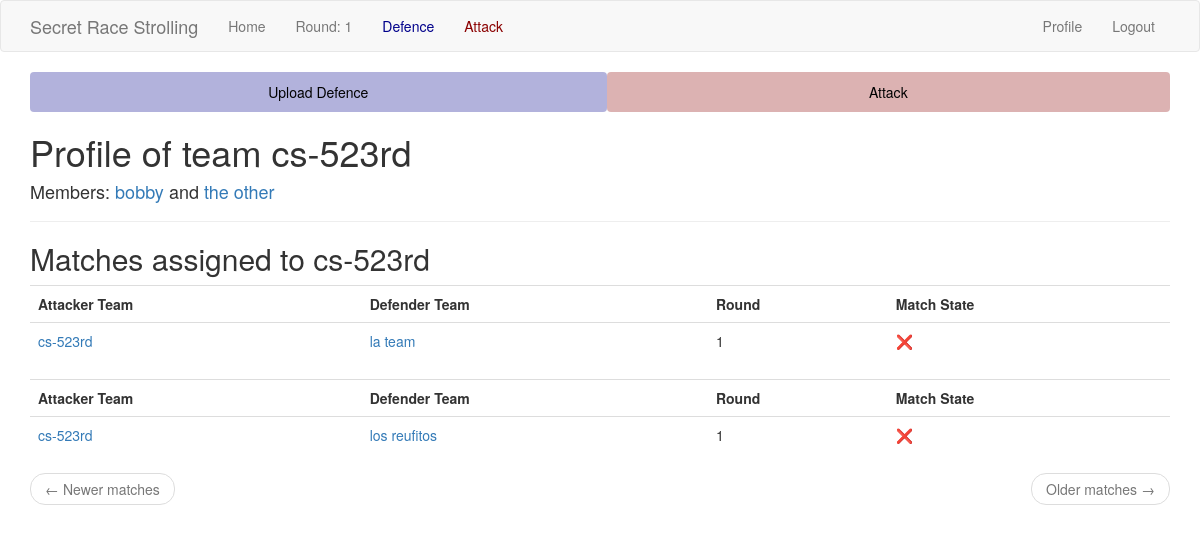
/team/cs-523rd (signed in), run on an earlier commit of the app's database.
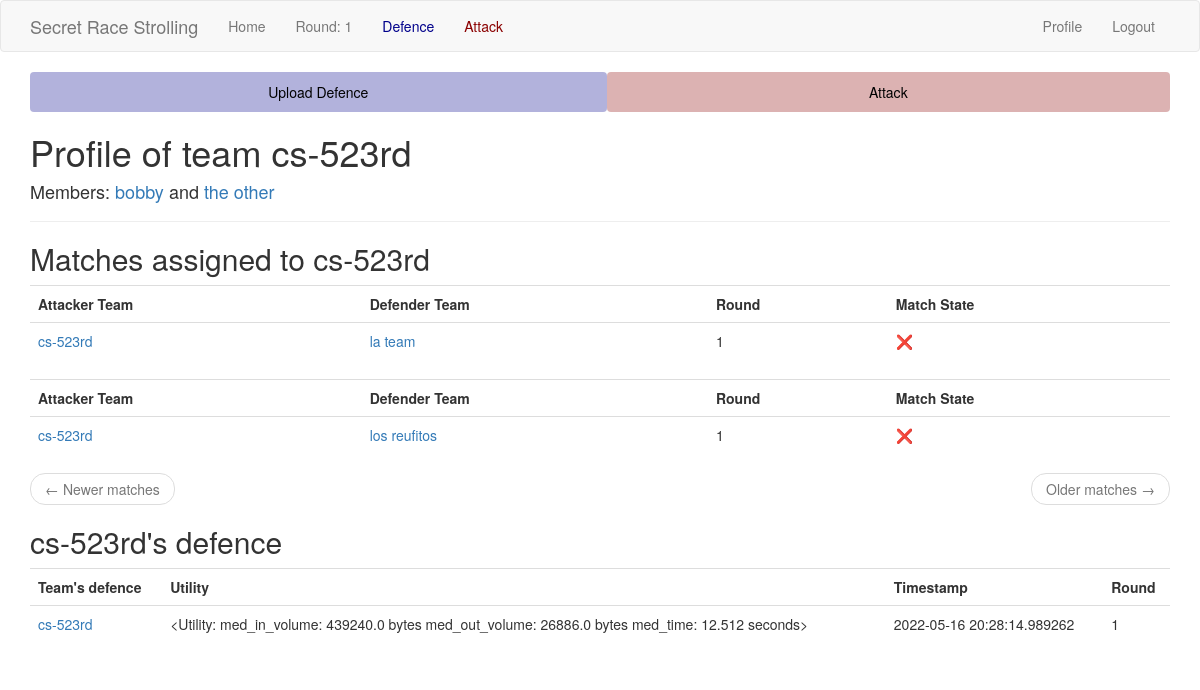
And on a later commit of the database.
### app/models.py (models this page shows, shortened)
class Team(db.Model):
    id = db.Column(db.Integer, primary_key=True)
    team_name = db.Column(db.String(64), index=True, unique=True)
    member1_id = db.Column(db.Integer, db.ForeignKey("user.id"), unique=True)
    member2_id = db.Column(db.Integer, db.ForeignKey("user.id"), unique=True)
    defences = db.relationship(
        "Defence",
        backref="defender_team",
        foreign_keys="Defence.defender_team_id",
        lazy="dynamic",
    )
    defence_matches = db.relationship(
        "Match",
        backref="defender_team",
        foreign_keys="Match.defender_team_id",
        lazy="dynamic",
    )
    attack_matches = db.relationship(
        "Match",
        backref="attacker_team",
        foreign_keys="Match.attacker_team_id",
        lazy="dynamic",
    )
    def members(self) -> tuple[Any, Any]:
        return (
            db.session.query(User).filter(User.id == self.member1_id).first(),
            db.session.query(User).filter(User.id == self.member2_id).first(),
        )
    def attacks(self) -> Query:
        self_attacks = (
            db.session.query(Match.id)
            .filter(Match.attacker_team_id == self.id)
            .subquery()
        )
        return db.session.query(Attack).join(
            self_attacks, self_attacks.c.id == Attack.match_id
        )

class User(UserMixin, db.Model):
    id = db.Column(db.Integer, primary_key=True)
    username = db.Column(db.String(64), index=True, unique=True)
    email = db.Column(db.String(96), index=True, unique=True)
    password_hash = db.Column(db.String(102))
    sciper = db.Column(db.Integer, unique=True)
    is_admin = db.Column(db.Boolean, default=False)
    def team(self) -> Optional[Any]:
        return (
            db.session.query(Team)
            .filter(or_(Team.member1_id == self.id, Team.member2_id == self.id))
            .first()
        )

class Match(db.Model):
    id = db.Column(db.Integer, primary_key=True)
    defender_team_id = db.Column(db.Integer, db.ForeignKey("team.id"))
    attacker_team_id = db.Column(db.Integer, db.ForeignKey("team.id"))
    round = db.Column(db.Integer, index=True)
    __table_args__ = (
        db.UniqueConstraint(
            "defender_team_id",
            "attacker_team_id",
            "round",
            name="_match_pair_once_per_round",
        ),
    )
    attacks = db.relationship(
        "Attack",
        backref="match",
        foreign_keys="Attack.match_id",
        lazy="dynamic",
    )
    @staticmethod
    def paginate_and_itemize_match_query(
        matches: Query, page: int, matches_per_page: int, current_user_team: Team
    ) -> tuple[Pagination, list[dict]]:
        matches_sub = matches.subquery()
        attacks_done = (
            db.session.query(matches_sub.c.id)
            .join(Attack, Attack.match_id == matches_sub.c.id)
            .all()
        )
        attacks_done = [attack_done[0] for attack_done in attacks_done]
        paginated = matches.paginate(page, matches_per_page)
        matches_items = paginated.items
        for m in matches_items:
            m.match_done = m.id in attacks_done
        return paginated, matches_items

class Defence(db.Model):
    id = db.Column(db.Integer, primary_key=True)
    defender_team_id = db.Column(db.Integer, db.ForeignKey("team.id"))
    utility = db.Column(db.PickleType)
    timestamp = db.Column(db.DateTime, index=True, default=datetime.utcnow)
    round = db.Column(db.Integer, index=True)

### app/routes.py (the view)
@app.route("/team/<team_name>", methods=["GET"])
@login_required
def team(team_name):
    team = Team.query.filter_by(team_name=team_name).first_or_404()
    member1, member2 = team.members()
    page_match = request.args.get("page_match", 1, type=int)
    page_attack = request.args.get("page_attack", 1, type=int)
    pagination, matches_items = Match.paginate_and_itemize_match_query(
        team.attack_matches.order_by(Match.round.desc()),
        page_match,
        app.config["MATCHES_PER_TEAM"],
        current_user.team(),
    )
    match_next_url = (
        url_for(
            "team",
            team_name=team.team_name,
            page_match=pagination.next_num,
            page_attack=page_attack,  # we must not forget to propagate the attack page
        )
        if pagination.has_next
        else None
    )
    match_prev_url = (
        url_for(
            "team",
            team_name=team.team_name,
            page_match=pagination.prev_num,
            page_attack=page_attack,  # we must not forget to propagate the attack page
        )
        if pagination.has_prev
        else None
    )
    defence = team.defences.order_by(Defence.timestamp.desc()).first()
    attacks = team.attacks().paginate(
        page_attack, app.config["MATCHES_PER_TEAM"], False
    )
    attack_next_url = (
        url_for(
            "team",
            team_name=team.team_name,
            page_match=page_match,  # we must not forget to propagate the match page
            page_attack=attacks.next_num,
        )
        if attacks.has_next
        else None
    )
    attack_prev_url = (
        url_for(
            "team",
            team_name=team.team_name,
            page_match=page_match,  # we must not forget to propagate the match page
            page_attack=attacks.prev_num,
        )
        if attacks.has_prev
        else None
    )
    attacks_items = attacks.items
    return render_template(
        "team.html",
        team=team,
        member1=member1,
        member2=member2,
        matches=matches_items,
        attacks=attacks_items,
        defence=defence,
        match_next_url=match_next_url,
        match_prev_url=match_prev_url,
        attack_next_url=attack_next_url,
        attack_prev_url=attack_prev_url,
    )

### app/models.py (called while the page is built)
@login.user_loader
def load_user(id: int) -> User:
    return User.query.get(int(id))

    def __repr__(self):
        return "<Utility: \nmed_in_volume: {:.1f} bytes\nmed_out_volume: {:.1f} bytes\nmed_time: {:.3f} seconds>".format(
            abs(self.med_in_volume), self.med_out_volume, self.med_time
        )

### app/templates/team.html (shortened to what this page needs)
{% extends "base.html" %}
{% block app_content %}
<h1>Profile of team {{ team.team_name }}</h1>
<h4>Members: {% if member1 %} <a href="{{ url_for('user', username=member1.username) }}"> {{ member1.username }}</a>
    {% else %} <a href="{{ url_for('join_team', team_name=team.team_name) }}"> [Join {{ team.team_name }}]</a>
    {% endif %} and {% if member2 %} <a href="{{ url_for('user', username=member2.username) }}">
        {{ member2.username }}</a>
    {% else %} <a href="{{ url_for('join_team', team_name=team.team_name) }}"> [Join {{ team.team_name }}]</a>
    {% endif %}</h4>
<hr>
{% if matches %}
<h2>Matches assigned to {{ team.team_name }}</h2>
{% for match in matches %}
{% include '_match.html' %}
{% endfor %}
<nav aria-label="...">
    <ul class="pager">
        <li class="previous{% if not match_prev_url %} disabled{% endif %}">
            <a href="{{ match_prev_url or '#' }}">
                <span aria-hidden="true">&larr;</span> Newer matches
            </a>
        </li>
        <li class="next{% if not match_next_url %} disabled{% endif %}">
            <a href="{{ match_next_url or '#' }}">
                Older matches <span aria-hidden="true">&rarr;</span>
            </a>
        </li>
    </ul>
</nav>
{% endif %}
{% if defence %}
<h2>{{ team.team_name }}'s defence</h2>
{% include '_defence.html' %}
{% endif %}
{% endblock %}

### app/templates/base.html (shortened to what this page needs)
{% extends 'bootstrap/base.html' %}
{% block navbar %}
<nav class="navbar navbar-default">
  <div class="container">
    <div class="navbar-header">
      <a
        class="navbar-brand"
        href="{{ url_for('index') }}"
      >Secret Race Strolling</a>
    </div>
    <div
      class="collapse navbar-collapse"
      id="bs-example-navbar-collapse-1"
    >
      <ul class="nav navbar-nav">
        <li><a href="{{ url_for('index') }}">Home</a></li>
        <li><a>Round: {{ config["ROUND"] }}</a></li>
        {% if config["DEFENCE_PHASE"] %}
        <li><a style="color:darkblue">Defence</a></li>
        {% endif %}
        {% if config["ATTACK_PHASE"] %}
        <li><a style="color:darkred">Attack</a></li>
        {% endif %}
      </ul>
      <ul class="nav navbar-nav navbar-right">
        {% if current_user.is_anonymous %}
        <li><a href="{{ url_for('login') }}">Login</a></li>
        {% else %}
        <li><a href="{{ url_for('user', username=current_user.username) }}">Profile</a></li>
        <li><a href="{{ url_for('logout') }}">Logout</a></li>
        {% endif %}
      </ul>
    </div>
  </div>
</nav>
{% endblock %}
{% block content %}
<div class="container">
  <ul class="nav nav-pills nav-justified">
    {% if config["DEFENCE_PHASE"] %}
    <li class="nav-item">
      <a
        class="nav-link"
        style="background:rgba(0, 0, 139, 0.3);color:black"
        href="{{ url_for('defence') }}"
      >Upload Defence</a>
    </li>
    {% endif %}
    {% if config["ATTACK_PHASE"] %}
    <li class="nav-item">
      <a
        class="nav-link"
        style="background:rgba(139, 0, 0, 0.3);color:black"
        href="{{ url_for('attack') }}"
      >Attack</a>
    </li>
    {% endif %}
  </ul>
</div>
<div class="container">
  {% block app_content %}{% endblock %}
</div>
{% endblock %}

### app/templates/_match.html
<table class="table table-hover">
    <tr>
        <th>Attacker Team</th>
        <th>Defender Team</th>
        <th>Round</th>
        <th>Match State</th>
    </tr>
    <tr>
        <td>
            <a href="{{ url_for('team', team_name=match.attacker_team.team_name) }}">
                {{ match.attacker_team.team_name }}</a>
        </td>
        <td>
            <a href="{{ url_for('team', team_name=match.defender_team.team_name) }}">{{ match.defender_team.team_name }}
            </a>
        </td>
        <td>
            {{ match.round }}
        </td>
        <td>
            {% if match.match_done %} ✅ {% else %} ❌ {% endif %}
        </td>
    </tr>
</table>

### app/templates/_defence.html
<table class="table table-hover">
    <tr>
        <th>Team's defence</th>
        <th>Utility</th>
        <th>Timestamp</th>
        <th>Round</th>
    </tr>
    <tr>
        <td>
            <a href="{{ url_for('team', team_name=defence.defender_team.team_name) }}">
                {{ defence.defender_team.team_name }}</a>
        </td>
        <td>
            {{ defence.utility }}
        </td>
        <td>
            {{ defence.timestamp }}
        </td>
        <td>
            {{ defence.round }}
        </td>
    </tr>
</table>

What changed in the data, as far as the page shows it:
shown differently, row unchanged: Team "cs-523rd": team_name (not shown) → "cs-523rd"; defender_team.team_name (not shown) → "cs-523rd"
added Defence: utility "<Utility: med_in_volume: 439240.0 bytes med_out_volume: 26886.0 bytes med_time: 12.512 seconds>", timestamp "2022-05-16 20:28:14.989262", round "1"
Also different on the page:
text now shown: "'s defence Team's defence Utility Timestamp Round"
